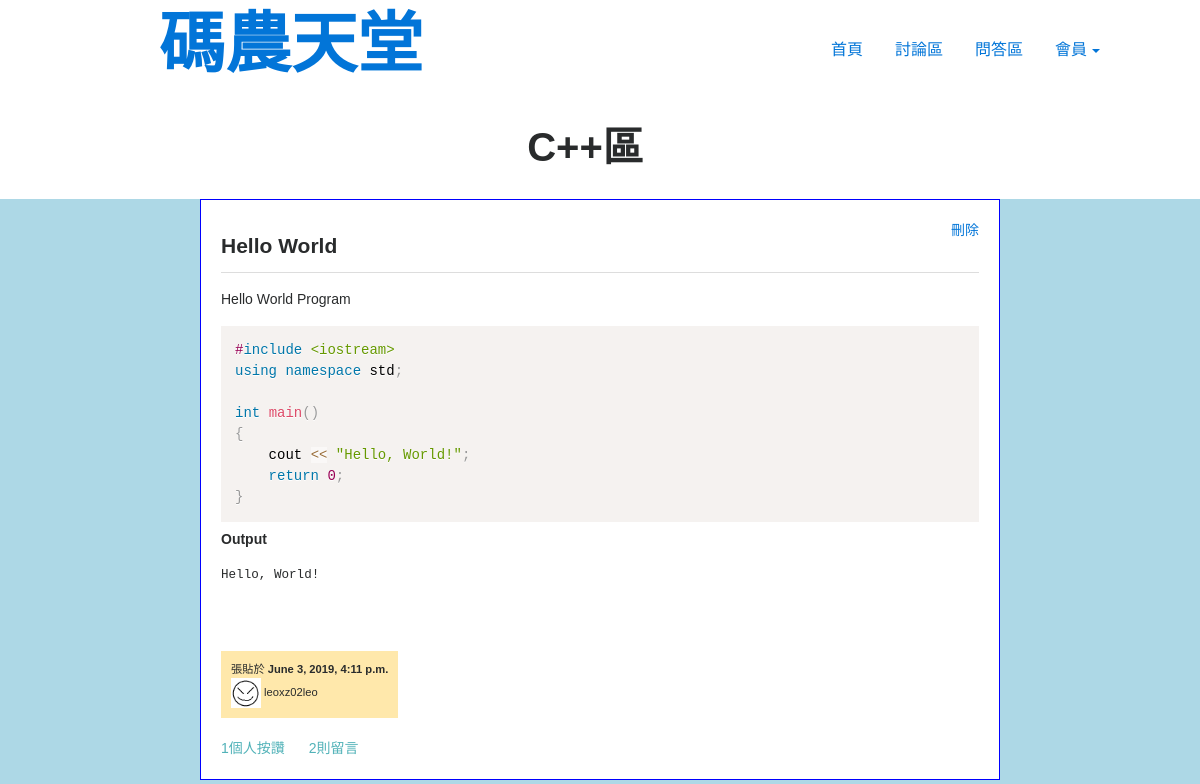
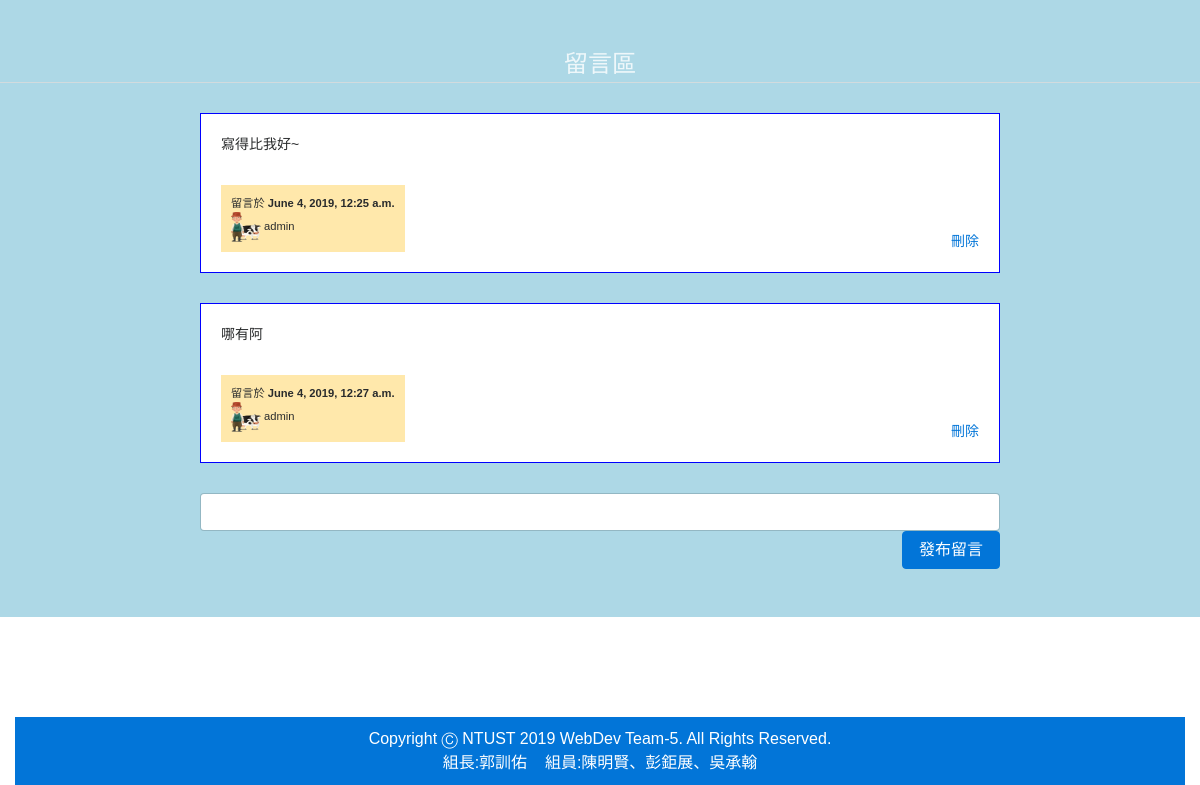
Before: /forum/detail/2/ with the older database file (2 pictures, top to bottom).
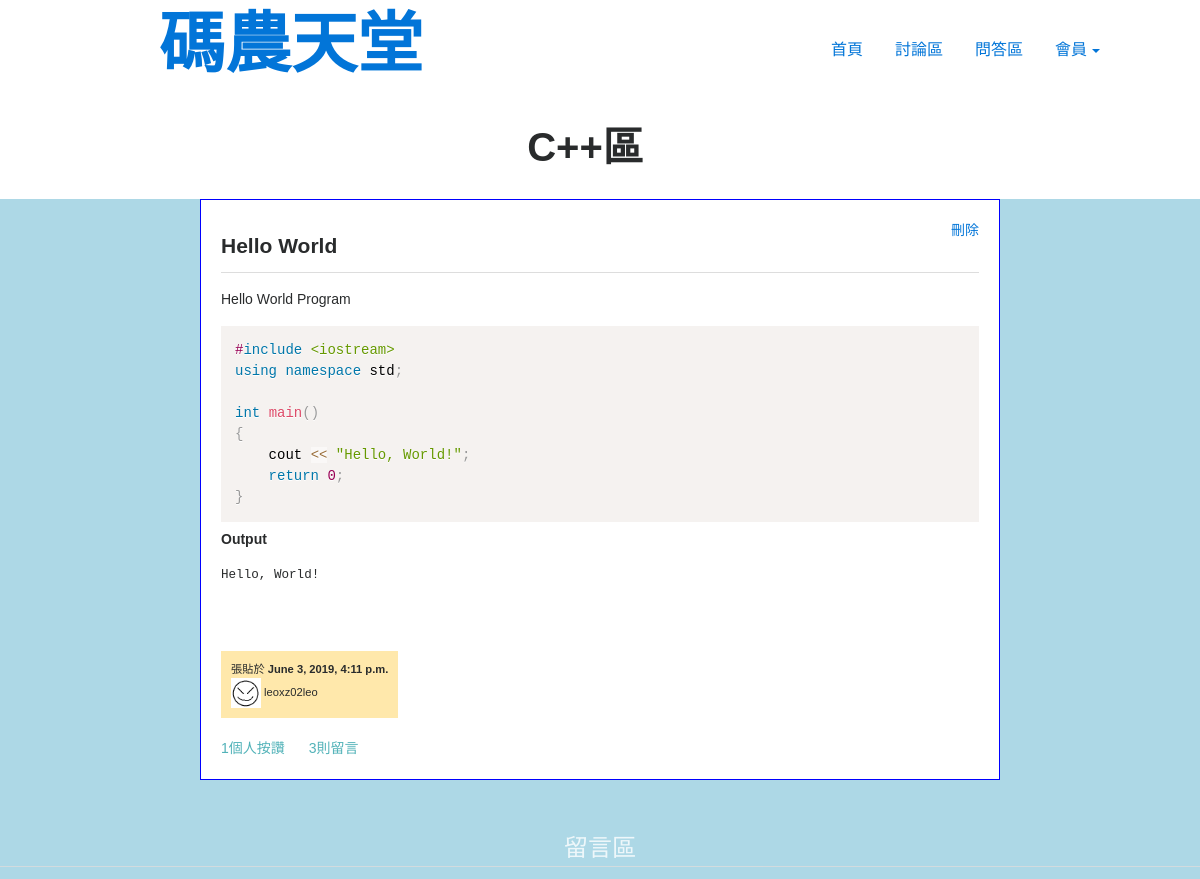
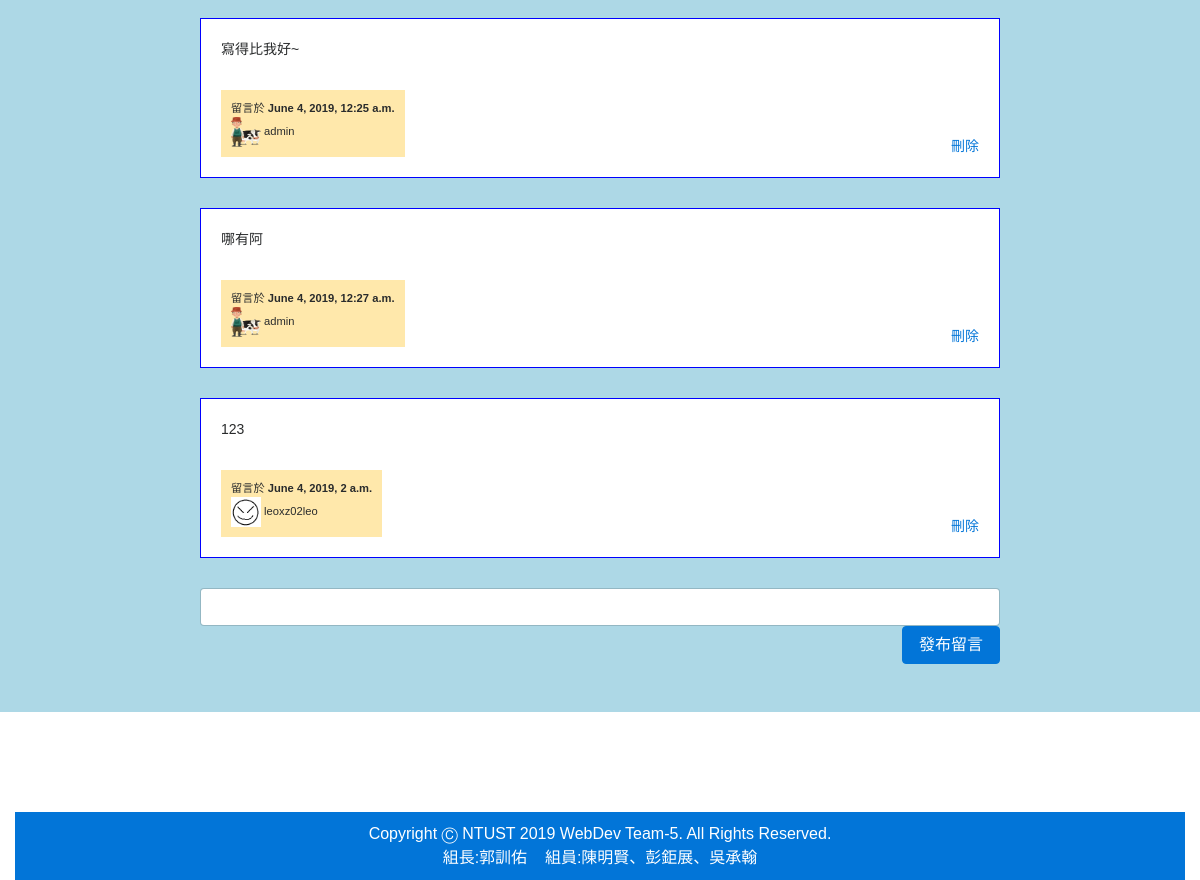
After: the same page with the newer database file (2 pictures, top to bottom).
### forum/models.py (models this page shows, shortened)
class Post(models.Model):
    forum = models.ForeignKey(Forum,on_delete=models.CASCADE,default=None)
    title = models.CharField(max_length=50)
    body = RichTextField()
    postTime = models.DateTimeField(default = datetime.now)
    postUser = models.ForeignKey(User,on_delete=models.CASCADE)

class Forum(models.Model):
    title = models.CharField(max_length=50)

class Comment(models.Model):
    post = models.ForeignKey(Post,on_delete=models.CASCADE)
    body = models.TextField()
    commentTime = models.DateTimeField(default = datetime.now)
    postUser = models.ForeignKey(User,on_delete=models.CASCADE, default=None, blank=True)

### users/models.py (models this page shows, shortened)
class UserProfile(models.Model):
    user = models.OneToOneField(User, on_delete=models.CASCADE)
    avatar = models.ImageField(upload_to='avatar/')
    level = models.IntegerField(default=0)
    aboutme = RichTextField(default='')

### forum/views.py (the view)
# urls.py: url(r'^detail/(?P<id>\d+)/$', views.detail, name='detail'),
def detail(request, id):
    post = Post.objects.get(id=id)
    thumb = Thumb.objects.filter(post=post)
    thumbCount = Thumb.objects.count()
    comment = Comment.objects.filter(post=post)
    if request.user.is_authenticated:
        user = request.user
        if request.method == 'POST':
            form = forms.CommentForm(request.POST)
            if form.is_valid():
                body = form.cleaned_data.get('commentBody')
                comment = Comment(post=post, body=body, postUser=user)
                comment.save()
                return redirect(f'/forum/detail/{id}')
        else:
            form = forms.CommentForm()
    else:
        form = forms.CommentForm()
    context = {
        'post': post,
        'thumbCount':thumbCount,
        'comments':comment,
        'commentForm':form
    }
    return render(request, 'forum/detail.html', context)

### forum/forms.py
class CommentForm(forms.Form):
    commentBody = forms.CharField()

### forum/templates/forum/detail.html (shortened to what this page needs)
{% extends 'main/layout.html' %}
{% block content %}
{% load widget_tweaks %}
		<div class="row w-100 justify-content-center">
			<h1 class="forum-title">{{post.forum.title}}區</h1>
		</div>
		<div class="col-md-12 justify-content-center" style="background-color: lightblue;">
			<div class="post-row row justify-content-center">
				<div class="forum-post col-md-8">
					<p class="forum-post-title">{{post.title}}</p>
					<p class="forum-post-body">
						{{post.body|safe}}
					</p>
					<div class="forum-post-info">
						<div>
							<div class="post-info">
								<span>張貼於</span>
								<span class="post-time">{{post.postTime}}</span><br>
								<img src="{{post.postUser.userprofile.avatar.url}}" alt="頭像" width="30" height="30">
								<span class="post-user">{{post.postUser.username}}</span>
							</div>
						</div>
						<div class="post-info-2">
							{% if request.user.is_authenticated%}
									{% load static %}
							{% endif %}
							<span class="info-thumbcount"><span>{{thumbCount}}</span>個人按讚</span>
							<span class="info-comment"><span>{{comments.count}}</span>則留言</span>
						</div>
					</div>
					<div class="forum-post-action">
						<a href="#">刪除</a>
					</div>
				</div>
			</div>
			<div class="comment-line row justify-content-center">
				留言區
			</div>
			{% for comment in comments %}
				<div class="forum-comment row justify-content-center">
					<div class="forum-post col-md-8">
						<p class="forum-post-body">
							{{comment.body}}
						</p>
						<div class="forum-post-info">
							<div>
								<div class="post-info">
									<span>留言於</span>
									<span class="post-time">{{comment.commentTime}}</span><br>
									<img src="{{comment.postUser.userprofile.avatar.url}}" alt="頭像" width="30" height="30">
									<span class="post-user">{{comment.postUser}}</span>
								</div>
							</div>
						</div>
						<div class="forum-post-action forum-comment-action">
							<a href="#">刪除</a>
						</div>
					</div>
				</div>
			{% endfor %}
			<div class="forum-comment-insert row justify-content-center" style="padding: 0;">
				<div class="forum-comment-div col-md-8" style="padding: 0;">
					<form action="" method="POST">
						{% load widget_tweaks %}
						{% render_field commentForm.commentBody class="form-control"%}
						<div style="text-align: right;">
							<input type="submit" class="btn btn-primary" value="發布留言"/>
						</div>
					</form>
				</div>
			</div>
{% endblock content %}

### templates/main/layout.html (shortened to what this page needs)
<!DOCTYPE html>
<html lang="en">
<head>
    {% load static %}
    <link href="{% static "css/bootstrap.min.css" %}" rel="stylesheet">
	<link href="{% static "css/style.css" %}" rel="stylesheet">
    <link rel="stylesheet"
      href="//cdnjs.cloudflare.com/ajax/libs/highlight.js/9.15.8/styles/default.min.css">
    <link rel="stylesheet" href="{% static 'prism/prism.css' %}">
</head>
<body>
    <div class="col-md-12">
        <div class="row" style="background: white;" >
            <div class="col-md-8" id="div1">
                <h1 style="font-size: 66px;color: DodgerBlue; margin-top:1%;">
                    <a href="/" style="text-decoration:none;"><b>碼農天堂</b></a></h1>
            </div>
            <div class="col-md-4" id="div2" >
                    <ul class="nav">
                        <li class="nav-item">
                            <a class="nav-link active" href="/">首頁</a>
                        </li>
                        <li class="nav-item">
                            <a class="nav-link" href="/forum">討論區</a>
                        </li>
                        <li class="nav-item">
                            <a class="nav-link " href="/QA/">問答區</a>
                        </li>
                        {% if request.user.is_authenticated %}
                            <li class="nav-item dropdown ml-mda-uto">
                                <a class="nav-link dropdown-toggle" href="http://example.com" id="navbarDropdownMenuLink" data-toggle="dropdown">{{request.user.username}}</a>
                                <div class="dropdown-menu dropdown-menu-right" aria-labelledby="navbarDropdownMenuLink">
                                    <a class="nav-link" href="/users/profile/{{request.user.username}}">個人小屋</a>
                                    <a class="nav-link " href="/logout">登出</a>
                                </div>
                            </li>
                        {% else %}
                            <li class="nav-item dropdown ml-mda-uto">
                                <a class="nav-link dropdown-toggle" href="http://example.com" id="navbarDropdownMenuLink" data-toggle="dropdown">會員</a>
                            </li>
                        {% endif %}
                    </ul>
                <br>
            </div>
        </div>
    </div>
    <div class="col-md-12">
        <div class="col-md-9" id="div1">
        </div>
        <div class="row"  style="background: white;" >
            {% block content %}
            {% endblock content %}
            <br><br>
        </div>
    </div>
    <div class="footer">
            Copyright &#9400; NTUST 2019 WebDev Team-5. All Rights Reserved.<br>
            組長:郭訓佑&nbsp;&nbsp;&nbsp;&nbsp;組員:陳明賢、彭鉅展、吳承翰
     </div>
</body>
</html>

### static/css/style.css (style rules this page uses)
#div1 { left:12%; }
#div2 { margin-top: 30px; }
body { font-family: Helvetica, Arial,LiHei Pro,黑體-繁,微軟正黑體, sans-serif!important; }
* { box-sizing: border-box; }
.footer { width: 100%; background-color: #0275d8; margin-top: 100px; color: #fff; text-align: center; padding: 10px 0; }

### static/prism/prism.css (style rules this page uses)
code[class*="language-"], pre[class*="language-"] { color: black; background: none; text-shadow: 0 1px white; font-family: Consolas, Monaco, 'Andale Mono', 'Ubuntu Mono', monospace; font-size: 1em; text-align: left; white-space: pre; word-spacing: normal; word-break: normal; word-wrap: normal; line-height: 1.5; -moz-tab-size: 4; -o-tab-size: 4; tab-size: 4; -webkit-hyphens: none; -moz-hyphens: none; -ms-hyphens: none; hyphens: none; }
pre[class*="language-"] { padding: 1em; margin: .5em 0; overflow: auto; }
:not(pre) > code[class*="language-"], pre[class*="language-"] { background: #f5f2f0; }

### forum/templates/forum/detail.html (style rules this page uses)
.forum-title { font-size: 40px; font-weight: bold; text-align: center; margin: 30px; }
.forum-post { background-color: #fff; border: .5px #00f solid; padding: 20px; font-size: 14px; }
.forum-post-title { font-size: 1.5em; font-weight: bold; padding: 10px 0; border-bottom: 1px #ddd solid; }
.forum-post-info { margin-top: 30px; }
.post-info { font-size: .8em; background-color: #ffe8ab; display: inline-block; padding: 10px; }
.post-time { font-weight: bold; }
.post-info-2 { color: #51b2b8; margin-top: 20px; }
.post-info-2>span { padding-right: 20px; }
.forum-post-action { position: absolute; right: 20px; top: 20px; }
.post-row { margin-bottom: 50px; }
.comment-line { color: #fff; opacity: .8; font-size: 24px; border-bottom: 1px #ddd solid; margin-bottom: 30px; }
.forum-post-action.forum-comment-action { top: auto; bottom: 20px; }
.forum-comment { margin-bottom: 30px; }
.forum-comment-div { padding: 0; background: none; border: 0; outline: 0; }

Changed rows visible on the page:
added Comment: body "123", commentTime "June 4, 2019, 2 a.m.", postUser.userprofile.avatar (picture), postUser "leoxz02leo"
Other visible differences:
{{ comments.count }}: "2" → "3"
